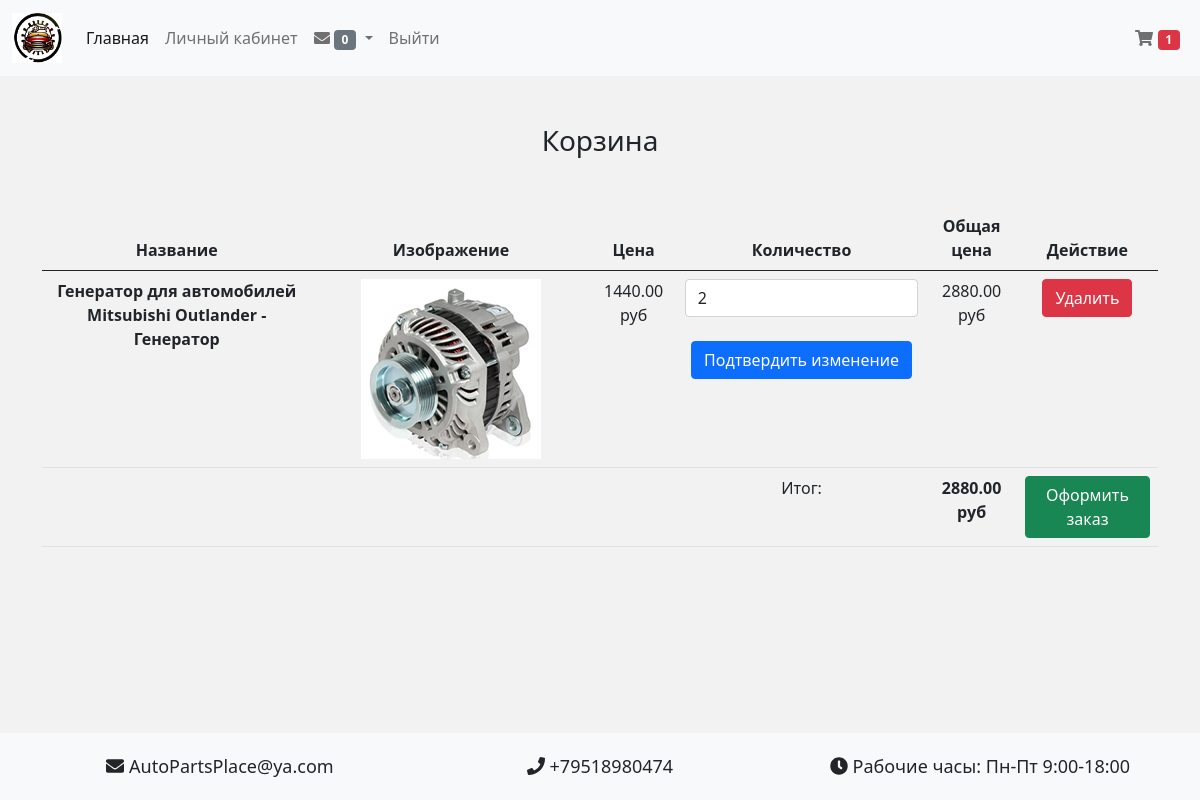
Screenshot of /cart/ (signed in) with the database file from the repository.
### autoshop/models.py (models this page shows, shortened)
class Cart(models.Model):
    owner = models.ForeignKey("Customer", verbose_name="Покупатель", on_delete=models.CASCADE)
    products = models.ManyToManyField(Cart_product, blank=True, related_name="related_cart", verbose_name="Продукты для корзины")
    total_products = models.IntegerField(default=0, verbose_name="Общее колличество товара")
    final_price = models.DecimalField(max_digits=9, decimal_places=2,verbose_name="Общая цена", null=True, blank=True)
    in_order = models.BooleanField(default=False)
    for_anonymous_user = models.BooleanField(default=False)
    class Meta:
        verbose_name = "Корзина"
        verbose_name_plural = "Корзины"

class Cart_product(models.Model):
    MODEL_CARTPRODUCT_DISPLAY_NAME_MAP = {
        "Product" : {"is_constructible" : True, "fields": ["name", "type.name"], "separator": ' - '}
    }
    user = models.ForeignKey("Customer", verbose_name="Покупатель", on_delete=models.CASCADE)
    cart = models.ForeignKey("Cart", verbose_name="Корзина", on_delete=models.CASCADE)
    content_type = models.ForeignKey(ContentType, on_delete=models.CASCADE)
    object_id = models.PositiveIntegerField()
    content_object = GenericForeignKey("content_type", "object_id")
    qty = models.PositiveIntegerField(default=1) #кол-во
    final_price = models.DecimalField(max_digits=9, decimal_places=2, verbose_name="Общая цена")
    @property
    def display_the_name(self):
        model_fields = self.MODEL_CARTPRODUCT_DISPLAY_NAME_MAP.get(self.content_object.__class__._meta.model_name.capitalize())
        if model_fields and model_fields["is_constructible"]:
            display_name = model_fields["separator"].join(
                [operator.attrgetter(field)(self.content_object) for field in model_fields["fields"]])
            return display_name
        if model_fields and not model_fields["is_constructible"]:
            display_name = operator.attrgetter(model_fields["field"])(self.content_object)
            return display_name
        return self.content_object
    class Meta:
        verbose_name = "Товар в корзине"
        verbose_name_plural = "Товары в корзине"

class Product(models.Model):
    type = models.ForeignKey(Product_type, on_delete=models.CASCADE, verbose_name="Тип товара")
    manufacturer = models.ForeignKey(Manufacturer, on_delete=models.CASCADE, verbose_name="Производитель")
    name = models.CharField(max_length=100, verbose_name="Название товара")
    slug = models.SlugField()
    description = models.TextField(verbose_name="Описание", blank=True)
    stock = models.IntegerField(default=1, verbose_name="Наличие на складе")
    price = models.DecimalField(max_digits=9, decimal_places=2, verbose_name="Цена")
    offer_of_the_week = models.BooleanField(default=False,verbose_name="Предложение недели")
    image = models.ImageField(upload_to=upload_function,verbose_name="Изображение")
    out_of_stock = models.BooleanField(default=False, verbose_name="Нет в наличии")
    @property #вызывается как атрибут
    def ct_model(self):
        return self._meta.model_name
    class Meta:
        verbose_name = "Товар"
        verbose_name_plural = "Товары"

class Product_type(models.Model):
    name = models.CharField(max_length=100, verbose_name="Тип товара")
    slug = models.SlugField()
    class Meta:
        verbose_name = "Тип товара"
        verbose_name_plural = "Тип товаров"

### autoshop/views.py (the view)
# urls.py: path('cart/', CartView.as_view(), name='cart'),
class CartView(NotificationsMixin,CartMixin, views.View):
    def get(self,request, *args, **kwargs):
        return render(request, 'cart.html', {"cart": self.cart,'notifications': self.notifications(request.user)}, )

### autoshop/mixins.py (called while the page is built)
    def dispatch(self, request, *args, **kwargs):
        cart = None
        if request.user.is_authenticated:
            customer = Customer.objects.filter(user=request.user).first()
            if not customer: #Создание объекта Customer для пользователя
                customer = Customer.objects.create(user=request.user)
            cart = Cart.objects.filter(owner=customer, in_order=False).first()
            if not cart:
                    cart = Cart.objects.create(owner=customer)
        self.cart = cart
        return super().dispatch(request, *args, **kwargs)

    @staticmethod
    def notifications(user):
        if user.is_authenticated:
            return Notification.objects.all(recipient=user.customer)
        return Notification.objects.none()

### autoshop/models.py (called while the page is built)
    def get_queryset(self):
        return super().get_queryset()

    def all(self, recipient):
        return self.get_queryset().filter(recipient=recipient, read=False)

### autoshop/templates/cart.html (shortened to what this page needs)
{%extends 'base.html'%}
{%block content%}
    <h3 class="text-center mt-5 mb-5">Корзина
    </h3>
    {%if cart.products.count%}
        <table class="table text-center">
            <thead>
            <tr>
                <th scope="col">Название</th>
                <th scope="col">Изображение</th>
                <th scope="col">Цена</th>
                <th scope="col">Количество</th>
                <th scope="col">Общая цена</th>
                <th scope="col">Действие</th>
            </tr>
            </thead>
            <tbody>
               {%for item in cart.products.all%}
                <tr>
                    <th scope="row">{{ item.display_the_name }}</th>
                    <td class="w-25"><img src="{{ item.content_object.image.url }}" class="img-fluid"></td>
                    <td>{{item.content_object.price}} руб</td>
                    <td>
                        <form action="{%url 'change_qty' ct_model=item.content_object.ct_model slug=item.content_object.slug%}" method="post">
                            <input type="number" class="form-control" name="qty" min="1" value="{{item.qty}}">
                            <br>
                            <input type="submit" class="btn btn-primary" value="Подтвердить изменение">
                        </form>
                    </td>
                    <td>{{item.final_price}} руб</td>
                    <td>
                        <a href="{%url 'delete_from_cart' ct_model=item.content_object.ct_model slug=item.content_object.slug%}">
                            <button class="btn btn-danger">Удалить</button>
                        </a>
                    </td>
                </tr>
               {%endfor%}
                <tr>
                    <td colspan="3"></td>
                    <td>Итог:</td>
                    <td><strong>{{cart.final_price}} руб</strong></td>
                    <td><a href="{%url 'checkout'%}"><button class="btn btn-success">Оформить заказ</button></a></td>
                </tr>
            </tbody>
        </table>
    {%endif%}
{%endblock content%}

### autoshop/templates/base.html (shortened to what this page needs)
<!DOCTYPE html>
{% load static %}
<html lang="en" xmlns="http://www.w3.org/1999/html">
<head>
    <link href="https://cdn.jsdelivr.net/npm/bootstrap@5.0.2/dist/css/bootstrap.min.css" rel="stylesheet">
    <link rel="stylesheet" href="https://use.fontawesome.com/releases/v5.15.4/css/all.css"/>
</head>
<body>
<nav class="navbar navbar-expand-lg navbar-light bg-light">
  <div class="container-fluid">
    <a class="navbar-brand" href="{%url 'base'%}">
        <img src="{% static 'logo/logo.png' %} " width="50" height="50">
    </a>
    <div class="collapse navbar-collapse" id="navbarSupportedContent">
      <ul class="navbar-nav me-auto mb-2 mb-lg-0">
        <li class="nav-item">
          <a class="nav-link active" aria-current="page" href="{%url 'base'%}">Главная</a>
        </li>
        {% if not request.user.is_authenticated %}
        <li class="nav-item">
          <a class="nav-link" href="{% url 'login' %}">Авторизация</a>
        </li>
        <li class="nav-item">
          <a class="nav-link" href="{% url 'registration' %}">Регистрация</a>
        </li>
        {%else%}
            <li class="nav-item">
              <a class="nav-link" href="{% url 'account' %}">Личный кабинет</a>
            </li>
            <li class="nav-item dropdown">
                <a class="nav-link dropdown-toggle" id="navbarDropdown" href="#" role="button" data-bs-toggle="dropdown" aria-expanded="false">
                    <i class="fas fa-envelope"></i>
                    <span class="badge bg-{%if notifications.count%}danger{%else%}secondary{%endif%}">
                        {{notifications.count}}
                    </span>
                </a>
            </li>
            <li class="nav-item">
              <a class="nav-link" href="{% url 'logout' %}">Выйти</a>
            </li>
        {% endif %}
      </ul>
      {% if request.user.is_authenticated %}
        <ul class="navbar-nav">
            <li class="nav-item"><a href="{% url 'cart' %}" class="nav-link"><i class="fas fa-shopping-cart"></i>
                <span class="badge bg-danger">{{ cart.products.count }}</span></a></li>
        </ul>
      {%endif%}
    </div>
  </div>
</nav>
<div class="container">
  {% block content %}{% endblock content %}
</div>
<footer class="footer">
    <div class="container text-center">
        <div class="row">
            <div class="col-lg-4">
                <div class="footer-contact">
                    <i class="fas fa-envelope"></i> AutoPartsPlace@ya.com
                </div>
            </div>
            <div class="col-lg-4">
                <div class="footer-contact">
                    <i class="fas fa-phone"></i> +79518980474
                </div>
            </div>
            <div class="col-lg-4">
                <div class="footer-contact">
                    <i class="fas fa-clock"></i> Рабочие часы: Пн-Пт 9:00-18:00
                </div>
            </div>
        </div>
    </div>
</footer>
</body>
</html>

### autoshop/templates/base.html (style rules this page uses)
body { background-color: #f2f2f2; min-height: 100vh; display: flex; flex-direction: column; }
.footer { background-color: #f8f9fa; padding: 20px 0; margin-top: auto; }
.footer-contact { font-size: 18px; }

### rows the page displays
Cart: products.count "1", final_price "2880.00"
Cart_product: display_the_name "Генератор для автомобилей Mitsubishi Outlander - Генератор", content_object.image (picture), content_object.price "1440.00", qty "2", final_price "2880.00"

### other values shown
{{ notifications.count }} "0"
